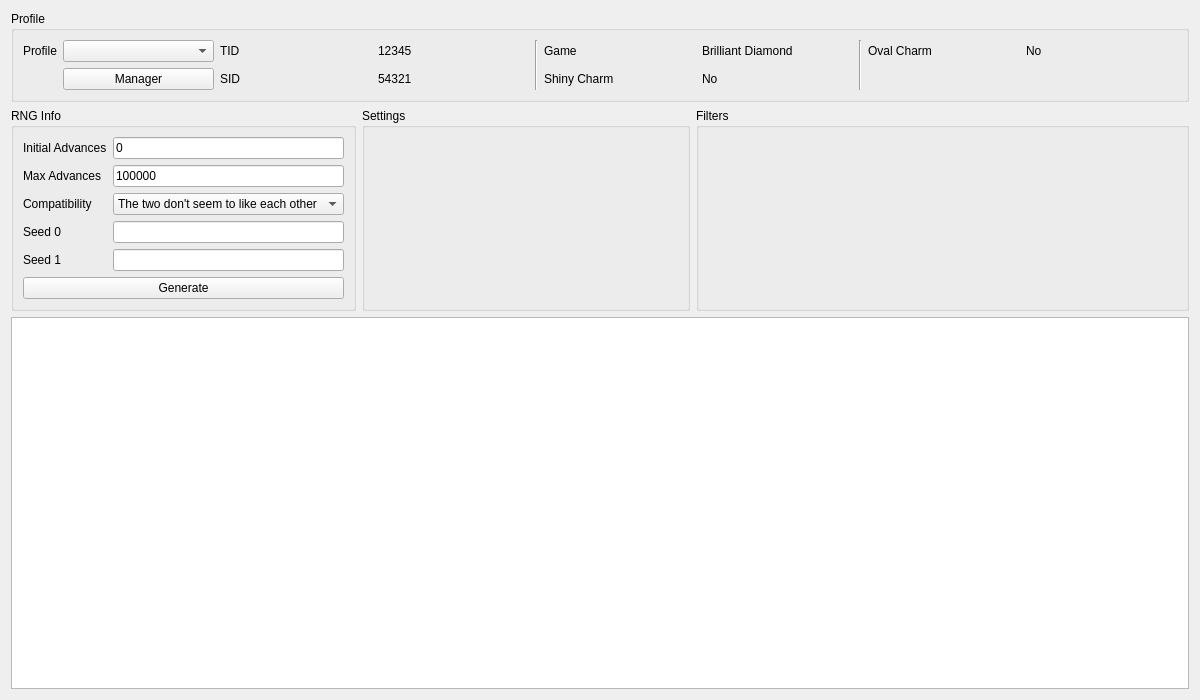
<?xml version="1.0" encoding="UTF-8"?>
<ui version="4.0">
 <class>Eggs8</class>
 <widget class="QWidget" name="Eggs8">
  <property name="geometry">
   <rect>
    <x>0</x>
    <y>0</y>
    <width>1200</width>
    <height>700</height>
   </rect>
  </property>
  <property name="windowTitle">
   <string>Gen 8 Eggs</string>
  </property>
  <layout class="QGridLayout" name="gridLayout_2">
   <item row="1" column="2">
    <widget class="QGroupBox" name="groupBoxFilters">
     <property name="sizePolicy">
      <sizepolicy hsizetype="Preferred" vsizetype="Preferred">
       <horstretch>3</horstretch>
       <verstretch>0</verstretch>
      </sizepolicy>
     </property>
     <property name="title">
      <string>Filters</string>
     </property>
     <layout class="QGridLayout" name="gridLayout">
      <item row="0" column="0" rowspan="2">
       <widget class="Filter" name="filter" native="true"/>
      </item>
     </layout>
    </widget>
   </item>
   <item row="1" column="0">
    <widget class="QGroupBox" name="groupBoxRNGInfo">
     <property name="sizePolicy">
      <sizepolicy hsizetype="Preferred" vsizetype="Preferred">
       <horstretch>1</horstretch>
       <verstretch>0</verstretch>
      </sizepolicy>
     </property>
     <property name="title">
      <string>RNG Info</string>
     </property>
     <layout class="QGridLayout" name="gridLayout_3">
      <item row="0" column="0">
       <widget class="QLabel" name="labelInitialAdvances">
        <property name="text">
         <string>Initial Advances</string>
        </property>
       </widget>
      </item>
      <item row="0" column="1">
       <widget class="TextBox" name="textBoxInitialAdvances">
        <property name="text">
         <string notr="true">0</string>
        </property>
       </widget>
      </item>
      <item row="1" column="0">
       <widget class="QLabel" name="labelMaxAdvances">
        <property name="text">
         <string>Max Advances</string>
        </property>
       </widget>
      </item>
      <item row="1" column="1">
       <widget class="TextBox" name="textBoxMaxAdvances">
        <property name="text">
         <string notr="true">100000</string>
        </property>
       </widget>
      </item>
      <item row="2" column="0">
       <widget class="QLabel" name="labelCompatibility">
        <property name="text">
         <string>Compatibility</string>
        </property>
       </widget>
      </item>
      <item row="2" column="1">
       <widget class="ComboBox" name="comboBoxCompatibility">
        <item>
         <property name="text">
          <string>The two don't seem to like each other</string>
         </property>
        </item>
        <item>
         <property name="text">
          <string>The two seem to get along</string>
         </property>
        </item>
        <item>
         <property name="text">
          <string>The two seem to get along very well</string>
         </property>
        </item>
       </widget>
      </item>
      <item row="3" column="0">
       <widget class="QLabel" name="labelSeed0">
        <property name="text">
         <string>Seed 0</string>
        </property>
       </widget>
      </item>
      <item row="3" column="1">
       <widget class="TextBox" name="textBoxSeed0">
        <property name="cursorPosition">
         <number>0</number>
        </property>
       </widget>
      </item>
      <item row="4" column="0">
       <widget class="QLabel" name="labelSeed1">
        <property name="text">
         <string>Seed 1</string>
        </property>
       </widget>
      </item>
      <item row="4" column="1">
       <widget class="TextBox" name="textBoxSeed1"/>
      </item>
      <item row="5" column="0" colspan="2">
       <widget class="QPushButton" name="pushButtonGenerate">
        <property name="enabled">
         <bool>true</bool>
        </property>
        <property name="text">
         <string>Generate</string>
        </property>
        <property name="checkable">
         <bool>false</bool>
        </property>
        <property name="autoDefault">
         <bool>false</bool>
        </property>
       </widget>
      </item>
     </layout>
    </widget>
   </item>
   <item row="2" column="0" colspan="3">
    <widget class="TableView" name="tableView">
     <property name="contextMenuPolicy">
      <enum>Qt::CustomContextMenu</enum>
     </property>
     <attribute name="verticalHeaderVisible">
      <bool>false</bool>
     </attribute>
    </widget>
   </item>
   <item row="1" column="1">
    <widget class="QGroupBox" name="groupBoxSettings">
     <property name="sizePolicy">
      <sizepolicy hsizetype="Preferred" vsizetype="Preferred">
       <horstretch>2</horstretch>
       <verstretch>0</verstretch>
      </sizepolicy>
     </property>
     <property name="title">
      <string>Settings</string>
     </property>
     <layout class="QGridLayout" name="gridLayout_11">
      <item row="0" column="0">
       <widget class="EggSettings" name="eggSettings" native="true"/>
      </item>
     </layout>
    </widget>
   </item>
   <item row="0" column="0" colspan="3">
    <widget class="QGroupBox" name="groupBoxProfile">
     <property name="title">
      <string>Profile</string>
     </property>
     <layout class="QGridLayout" name="gridLayout_4">
      <item row="0" column="0">
       <widget class="QLabel" name="labelProfile">
        <property name="sizePolicy">
         <sizepolicy hsizetype="Fixed" vsizetype="Preferred">
          <horstretch>0</horstretch>
          <verstretch>0</verstretch>
         </sizepolicy>
        </property>
        <property name="text">
         <string>Profile</string>
        </property>
       </widget>
      </item>
      <item row="0" column="1">
       <widget class="QComboBox" name="comboBoxProfiles"/>
      </item>
      <item row="0" column="2">
       <widget class="QLabel" name="labelProfileTID">
        <property name="text">
         <string>TID</string>
        </property>
       </widget>
      </item>
      <item row="0" column="3">
       <widget class="QLabel" name="labelProfileTIDValue">
        <property name="text">
         <string notr="true">12345</string>
        </property>
       </widget>
      </item>
      <item row="0" column="4" rowspan="2">
       <widget class="Line" name="line_4">
        <property name="orientation">
         <enum>Qt::Vertical</enum>
        </property>
       </widget>
      </item>
      <item row="0" column="5">
       <widget class="QLabel" name="labelProfileGame">
        <property name="text">
         <string>Game</string>
        </property>
       </widget>
      </item>
      <item row="0" column="6">
       <widget class="QLabel" name="labelProfileGameValue">
        <property name="text">
         <string>Brilliant Diamond</string>
        </property>
       </widget>
      </item>
      <item row="0" column="7" rowspan="2">
       <widget class="Line" name="line_5">
        <property name="orientation">
         <enum>Qt::Vertical</enum>
        </property>
       </widget>
      </item>
      <item row="0" column="8">
       <widget class="QLabel" name="labelProfileOvalCharm">
        <property name="text">
         <string>Oval Charm</string>
        </property>
       </widget>
      </item>
      <item row="0" column="9">
       <widget class="QLabel" name="labelProfileOvalCharmValue">
        <property name="text">
         <string>No</string>
        </property>
       </widget>
      </item>
      <item row="1" column="1">
       <widget class="QPushButton" name="pushButtonProfileManager">
        <property name="text">
         <string>Manager</string>
        </property>
       </widget>
      </item>
      <item row="1" column="2">
       <widget class="QLabel" name="labelProfileSID">
        <property name="text">
         <string>SID</string>
        </property>
       </widget>
      </item>
      <item row="1" column="3">
       <widget class="QLabel" name="labelProfileSIDValue">
        <property name="text">
         <string notr="true">54321</string>
        </property>
       </widget>
      </item>
      <item row="1" column="5">
       <widget class="QLabel" name="labelProfileShinyCharm">
        <property name="text">
         <string>Shiny Charm</string>
        </property>
       </widget>
      </item>
      <item row="1" column="6">
       <widget class="QLabel" name="labelProfileShinyCharmValue">
        <property name="text">
         <string>No</string>
        </property>
       </widget>
      </item>
     </layout>
    </widget>
   </item>
  </layout>
 </widget>
 <customwidgets>
  <customwidget>
   <class>TextBox</class>
   <extends>QLineEdit</extends>
   <header>Forms/Controls/TextBox.hpp</header>
  </customwidget>
  <customwidget>
   <class>TableView</class>
   <extends>QTableView</extends>
   <header>Forms/Controls/TableView.hpp</header>
  </customwidget>
  <customwidget>
   <class>Filter</class>
   <extends>QWidget</extends>
   <header>Forms/Controls/Filter.hpp</header>
   <container>1</container>
  </customwidget>
  <customwidget>
   <class>EggSettings</class>
   <extends>QWidget</extends>
   <header>Forms/Controls/EggSettings.hpp</header>
   <container>1</container>
  </customwidget>
  <customwidget>
   <class>ComboBox</class>
   <extends>QComboBox</extends>
   <header>Forms/Controls/ComboBox.hpp</header>
  </customwidget>
 </customwidgets>
 <tabstops>
  <tabstop>comboBoxProfiles</tabstop>
  <tabstop>pushButtonProfileManager</tabstop>
  <tabstop>textBoxInitialAdvances</tabstop>
  <tabstop>textBoxMaxAdvances</tabstop>
  <tabstop>comboBoxCompatibility</tabstop>
  <tabstop>textBoxSeed0</tabstop>
  <tabstop>textBoxSeed1</tabstop>
  <tabstop>pushButtonGenerate</tabstop>
  <tabstop>tableView</tabstop>
 </tabstops>
 <resources/>
 <connections/>
</ui>
